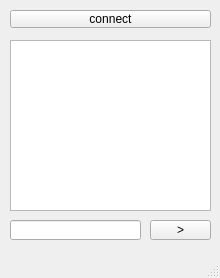
<?xml version="1.0" encoding="UTF-8"?>
<ui version="4.0">
 <class>MainWindow</class>
 <widget class="QMainWindow" name="MainWindow">
  <property name="geometry">
   <rect>
    <x>0</x>
    <y>0</y>
    <width>220</width>
    <height>278</height>
   </rect>
  </property>
  <property name="windowTitle">
   <string>MainWindow</string>
  </property>
  <widget class="QWidget" name="centralwidget">
   <widget class="QPushButton" name="pushButton">
    <property name="geometry">
     <rect>
      <x>10</x>
      <y>10</y>
      <width>201</width>
      <height>18</height>
     </rect>
    </property>
    <property name="text">
     <string>connect</string>
    </property>
   </widget>
   <widget class="QLineEdit" name="lineEdit">
    <property name="geometry">
     <rect>
      <x>10</x>
      <y>220</y>
      <width>131</width>
      <height>20</height>
     </rect>
    </property>
   </widget>
   <widget class="QTextBrowser" name="textBrowser">
    <property name="geometry">
     <rect>
      <x>10</x>
      <y>40</y>
      <width>201</width>
      <height>171</height>
     </rect>
    </property>
   </widget>
   <widget class="QPushButton" name="pushButton_2">
    <property name="geometry">
     <rect>
      <x>150</x>
      <y>220</y>
      <width>61</width>
      <height>20</height>
     </rect>
    </property>
    <property name="text">
     <string>&gt;</string>
    </property>
   </widget>
  </widget>
  <widget class="QMenuBar" name="menubar">
   <property name="geometry">
    <rect>
     <x>0</x>
     <y>0</y>
     <width>220</width>
     <height>18</height>
    </rect>
   </property>
  </widget>
  <widget class="QStatusBar" name="statusbar"/>
 </widget>
 <resources/>
 <connections/>
</ui>
